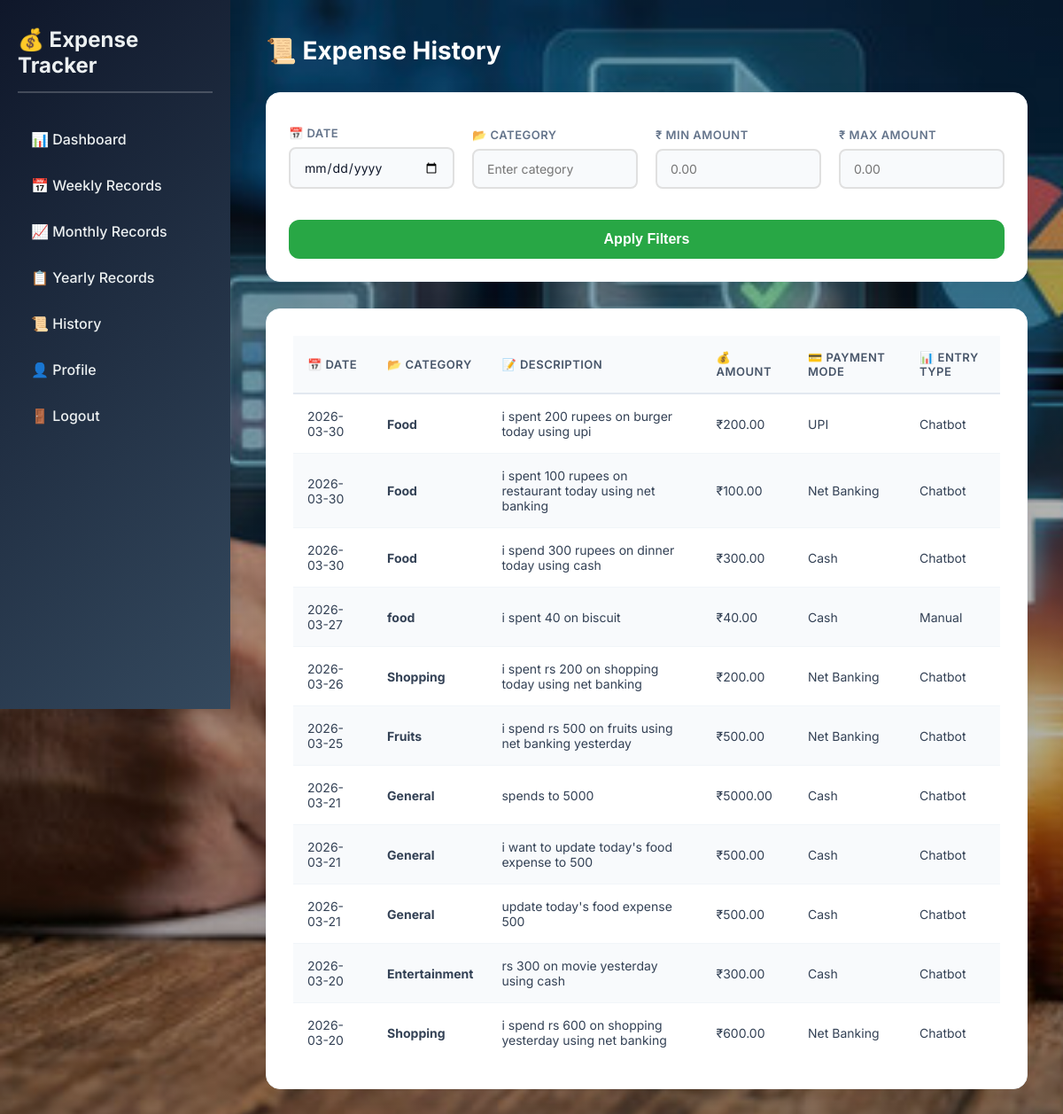
/history (signed in), run on an earlier commit of the app's database.
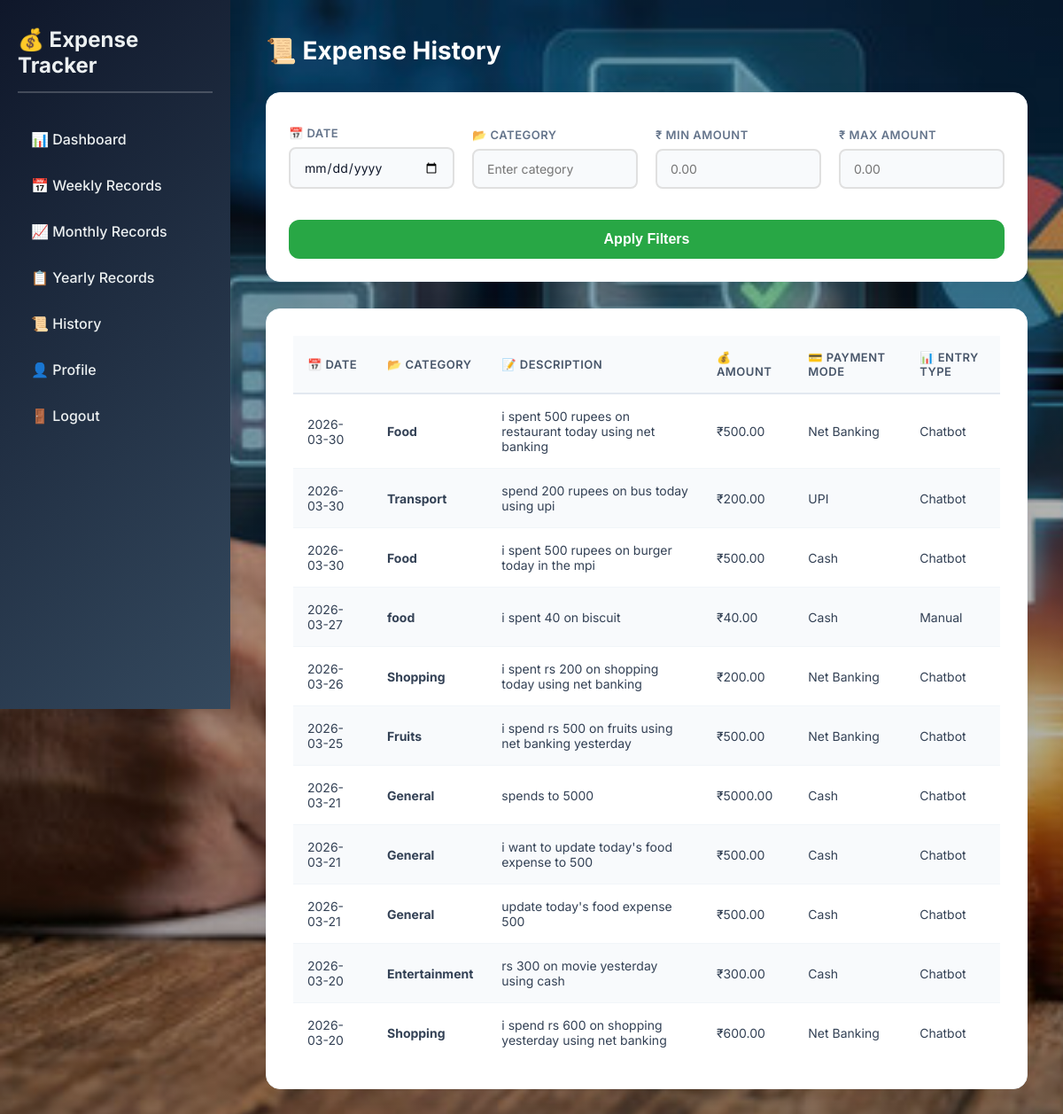
And on a later commit of the database.
### tables this page shows
CREATE TABLE expenses (
            id INTEGER PRIMARY KEY AUTOINCREMENT,
            user_id INTEGER NOT NULL,
            date TEXT NOT NULL,
            category TEXT NOT NULL,
            description TEXT NOT NULL,
            amount REAL NOT NULL,
            payment_mode TEXT NOT NULL,
            entry_type TEXT NOT NULL,
            FOREIGN KEY (user_id) REFERENCES users (id)
        );

### app.py (the view)
    def wrap(*args, **kwargs):
        if 'user_id' not in session:
            return redirect(url_for('login'))
        return f(*args, **kwargs)

### app.py (called while the page is built)
def get_db():
    db = sqlite3.connect('expense_tracker.db')
    db.row_factory = sqlite3.Row
    return db

def login_required(f):
    def wrap(*args, **kwargs):
        if 'user_id' not in session:
            return redirect(url_for('login'))
        return f(*args, **kwargs)
    wrap.__name__ = f.__name__
    return wrap

def get_user_expenses(user_id, start_date=None, end_date=None):
    db = get_db()
    query = 'SELECT * FROM expenses WHERE user_id = ?'
    params = [user_id]
    if start_date and end_date:
        query += ' AND date BETWEEN ? AND ?'
        params.extend([start_date, end_date])
    query += ' ORDER BY date DESC'
    return db.execute(query, params).fetchall()

@app.route('/history')
@login_required
def history():
    user_id = session['user_id']
    expenses = get_user_expenses(user_id)
    return render_template('history.html', expenses=expenses)

### templates/history.html (shortened to what this page needs)
<!DOCTYPE html>
<html lang="en">
<head>
    <link rel="stylesheet" href="{{ url_for('static', filename='css/style.css') }}">
</head>
<body class="history-page">
    <div class="dashboard">
        <div class="sidebar">
            <h2>💰 Expense Tracker</h2>
            <ul>
                <li><a href="{{ url_for('dashboard') }}">📊 Dashboard</a></li>
                <li><a href="{{ url_for('weekly_records') }}">📅 Weekly Records</a></li>
                <li><a href="{{ url_for('records') }}">📈 Monthly Records</a></li>
                <li><a href="{{ url_for('yearly_records') }}">📋 Yearly Records</a></li>
                <li><a href="{{ url_for('history') }}">📜 History</a></li>
                <li><a href="{{ url_for('profile') }}">👤 Profile</a></li>
                <li><a href="{{ url_for('logout') }}">🚪 Logout</a></li>
            </ul>
        </div>
        <div class="main-content">
            <h1 style="color: white;">📜 Expense History</h1>
            <div class="filter-card">
                <div class="filter-group">
                    <label for="dateFilter">📅 Date</label>
                    <input type="date" id="dateFilter" class="modern-input">
                </div>
                <div class="filter-group">
                    <label for="categoryFilter">📂 Category</label>
                    <input type="text" id="categoryFilter" placeholder="Enter category" class="modern-input">
                </div>
                <div class="filter-group">
                    <label for="amountMin">₹ Min Amount</label>
                    <input type="number" id="amountMin" step="0.01" placeholder="0.00" class="modern-input">
                </div>
                <div class="filter-group">
                    <label for="amountMax">₹ Max Amount</label>
                    <input type="number" id="amountMax" step="0.01" placeholder="0.00" class="modern-input">
                </div>
                <div class="filter-action">
                    <button class="btn btn-filter" onclick="applyFilters()">Apply Filters</button>
                </div>
            </div>
            <div class="expense-table table-card">
                <table>
                    <thead>
                        <tr>
                            <th>📅 Date</th>
                            <th>📂 Category</th>
                            <th>📝 Description</th>
                            <th>💰 Amount</th>
                            <th>💳 Payment Mode</th>
                            <th>📊 Entry Type</th>
                        </tr>
                    </thead>
                    <tbody id="expenseTableBody">
                        {% for expense in expenses %}
                        <tr>
                            <td>{{ expense.date }}</td>
                            <td><strong>{{ expense.category }}</strong></td>
                            <td>{{ expense.description }}</td>
                            <td>₹{{ "%.2f"|format(expense.amount) }}</td>
                            <td>{{ expense.payment_mode }}</td>
                            <td>{{ expense.entry_type }}</td>
                        </tr>
                        {% endfor %}
                    </tbody>
                </table>
            </div>
        </div>
    </div>
</body>
</html>

### static/css/style.css (style rules this page uses)
:root { --primary-color: #0f172a; --secondary-color: #3b82f6; --accent-color: #ef4444; --success-color: #10b981; --light-bg: #f8fafc; --card-shadow: 0 4px 20px rgba(0, 0, 0, 0.05); --transition: all 0.3s ease; --border-radius: 16px; --form-height: 48px; }
* { box-sizing: border-box; }
html { scroll-behavior: smooth; }
body { font-family: 'Inter', -apple-system, BlinkMacSystemFont, "Segoe UI", sans-serif; margin: 0; padding: 0; background-color: var(--light-bg); color: var(--primary-color); }
.btn, button { background: var(--secondary-color); color: white; border: none; padding: 12px 20px; border-radius: 8px; font-size: 16px; font-weight: 600; cursor: pointer; transition: var(--transition); height: var(--form-height); min-width: 120px; }
label { font-weight: 600; margin-top: 12px; margin-bottom: 6px; color: var(--primary-color); }
input[type="text"], input[type="email"], input[type="password"], input[type="number"], input[type="date"], input[type="file"], select, textarea { padding: 12px 15px; border: 2px solid #e0e0e0; border-radius: 8px; font-size: 14px; margin-bottom: 15px; transition: var(--transition); font-family: inherit; }
body.history-page { background-image: linear-gradient(rgba(0, 0, 0, 0.3), rgba(0, 0, 0, 0.3)), url('../images/img.jpg'); background-size: cover; background-position: center; background-attachment: fixed; background-repeat: no-repeat; }
.dashboard { display: flex; min-height: 100vh; background-color: transparent; }
.sidebar { width: 260px; background: linear-gradient(135deg, var(--primary-color) 0%, #34495e 100%); color: white; padding: 30px 20px; box-shadow: 2px 0 10px rgba(0, 0, 0, 0.1); overflow-y: auto; position: sticky; top: 0; height: 100vh; }
.sidebar h2 { margin: 0 0 30px 0; font-size: 24px; color: #ecf0f1; padding-bottom: 15px; border-bottom: 2px solid rgba(255, 255, 255, 0.2); }
.sidebar ul { list-style-type: none; padding: 0; margin: 0; }
.sidebar li { margin: 0; }
.sidebar a { display: block; color: #ecf0f1; text-decoration: none; padding: 12px 15px; margin: 8px 0; border-radius: 6px; transition: var(--transition); font-weight: 500; }
.main-content { flex: 1; padding: 40px; overflow-y: auto; background: transparent; max-width: 1400px; margin: 0 auto; }
.main-content h1 { color: var(--primary-color); margin: 0 0 30px 0; font-size: 28px; font-weight: 700; }
.expense-table, .expense-form, .filters { background: #ffffff; padding: 30px; border-radius: var(--border-radius); box-shadow: var(--card-shadow); margin-bottom: 30px; border: 1px solid #f1f5f9; }
.expense-table { overflow-x: auto; }
table { width: 100%; border-collapse: collapse; }
table thead { background-color: #f8fafc; color: #475569; }
th { padding: 16px; text-align: left; font-weight: 600; text-transform: uppercase; font-size: 13px; letter-spacing: 0.5px; border-bottom: 2px solid #e2e8f0; }
td { padding: 16px; border-bottom: 1px solid #f1f5f9; color: #334155; font-size: 14px; }
tbody tr { transition: all 0.2s ease; position: relative; z-index: 1; }
tbody tr:nth-child(even) { background-color: #f8fafc; }
tbody tr:last-child td { border-bottom: none; }
.filter-card { background: #ffffff; padding: 25px; border-radius: var(--border-radius); box-shadow: var(--card-shadow); margin-bottom: 30px; border: 1px solid #f1f5f9; display: flex; gap: 20px; align-items: flex-end; flex-wrap: wrap; transition: all 0.3s ease; }
.filter-group { display: flex; flex-direction: column; flex: 1; min-width: 160px; }
.filter-group label { margin-bottom: 8px; font-weight: 600; color: #64748b; font-size: 13px; text-transform: uppercase; letter-spacing: 0.5px; }
.modern-input { padding: 12px 16px; border: 1px solid #cbd5e1; border-radius: 10px; font-size: 14px; transition: all 0.2s; background: #f8fafc; font-family: inherit; color: var(--primary-color); }
.filter-action { display: flex; justify-content: flex-end; flex: 1; min-width: 160px; }
.btn-filter { background-color: #28a745; color: white; border: none; padding: 14px 28px; border-radius: 12px; font-weight: 600; cursor: pointer; transition: all 0.2s ease; height: 44px; display: inline-flex; align-items: center; justify-content: center; width: 100%; }

What changed in the data, as far as the page shows it:
removed expenses: date "2026-03-30", category "Food", description "i spent 200 rupees on burger today using upi", amount "200.00", payment_mode "UPI", entry_type "Chatbot"
removed expenses: date "2026-03-30", category "Food", description "i spend 300 rupees on dinner today using cash", amount "300.00", payment_mode "Cash", entry_type "Chatbot"
changed expenses: description "i spent 100 rupees on restaurant today using net banking" → "i spent 500 rupees on restaurant today using net banking"; amount "100.00" → "500.00"
added expenses: date "2026-03-30", category "Transport", description "spend 200 rupees on bus today using upi", amount "200.00", payment_mode "UPI", entry_type "Chatbot"
added expenses: date "2026-03-30", category "Food", description "i spent 500 rupees on burger today in the mpi", amount "500.00", payment_mode "Cash", entry_type "Chatbot"
